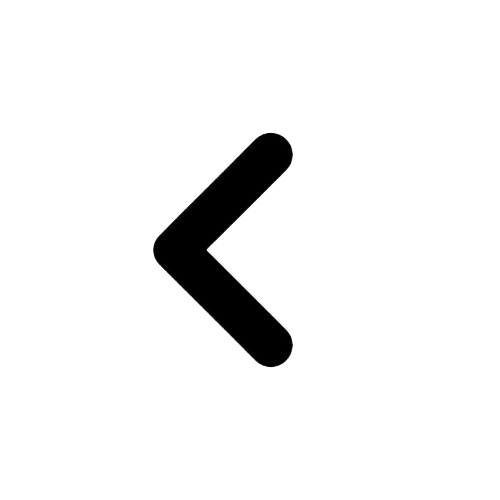
#> input picture Pizza_Tools/Pizza_Tools/Pictures/back.png, 500 x 500 px
$ python -i image_utils.py   (imports and definitions only)
#> lines starting #> are read from the running program, lines starting #| are printed output that depends on the picture
#> further down, picture is the input picture: PIL image 500x500 RGBA; mean R, G, B, A 0.6, 0.6, 0.6, 13.4
from PIL import Image, ImageDraw, ImageChops


def load_pil_image(filepath):
    return Image.open(filepath).convert("RGBA")


def trim_transparent_padding(img, pad_fraction=0.04):
#> called with pad_fraction = 0.04
    img = img.convert("RGBA")
    alpha = img.split()[3]
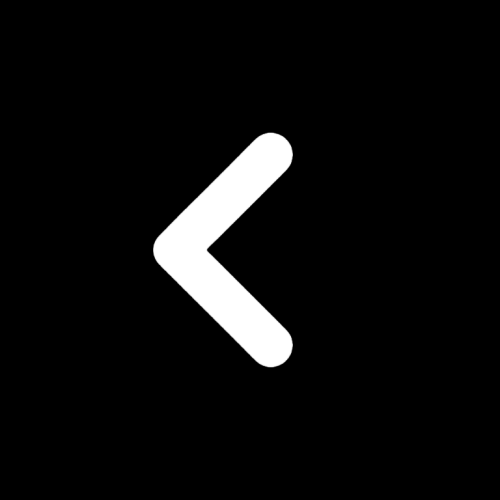
#> alpha: PIL image 500x500 L; min 0, max 255, mean 13.4
    bbox = alpha.getbbox()
#> bbox = (153, 132, 293, 368)
    if bbox is None:
        return img

    cropped = img.crop(bbox)
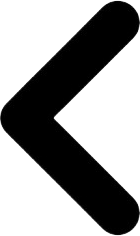
#> cropped: PIL image 140x236 RGBA; mean R, G, B, A 4.2, 4.2, 4.2, 101.5; transparent parts drawn white
    w, h = cropped.size
#> w = 140; h = 236
    side = max(w, h)
#> side = 236
    pad = int(side * pad_fraction)
#> pad = 9
    canvas_size = side + pad * 2
#> canvas_size = 254

    canvas = Image.new("RGBA", (canvas_size, canvas_size), (0, 0, 0, 0))
#> canvas: PIL image 254x254 RGBA; every value is 0
    offset = ((canvas_size - w) // 2, (canvas_size - h) // 2)
#> offset = (57, 9)
    canvas.paste(cropped, offset, cropped)
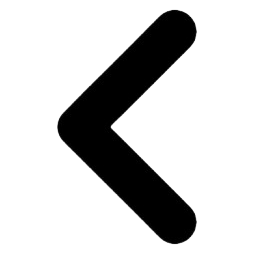
#> canvas: PIL image 254x254 RGBA; mean R, G, B, A 0.4, 0.4, 0.4, 51.3; transparent parts drawn white
    return canvas


def prepare_mini_logo(img, target_size, edge_threshold=140, shrink_fraction=0.35):
    img = img.convert("RGBA")
    w, h = img.size
    cx, cy = w / 2, h / 2
    max_r = min(w, h) / 2
    new_r = max_r * (1 - shrink_fraction)

    mask = Image.new("L", (w, h), 0)
    ImageDraw.Draw(mask).ellipse((cx - new_r, cy - new_r, cx + new_r, cy + new_r), fill=255)
    r, g, b, a = img.split()
    a = ImageChops.multiply(a, mask)
    img = Image.merge("RGBA", (r, g, b, a))

    img = img.resize(target_size, Image.LANCZOS)

    r, g, b, a = img.split()
    a = a.point(lambda p: 255 if p >= edge_threshold else 0)
    return Image.merge("RGBA", (r, g, b, a))

>>> from PIL import Image
>>> picture = Image.open('../Pictures/back.png')
>>> result = trim_transparent_padding(picture)
